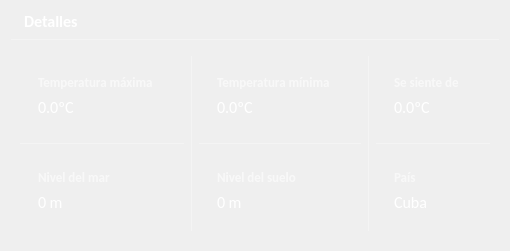
               <widget class="QWidget" name="details" native="true">
                <property name="styleSheet">
                 <string notr="true">QWidget #details{
	border:none;
	border-radius:19px;
	background-color: rgba(255, 255, 255, 50);
}</string>
                </property>
                <layout class="QGridLayout" name="gridLayout_24">
                 <item row="0" column="0">
                  <widget class="QLabel" name="label_26">
                   <property name="font">
                    <font>
                     <family>Calibri</family>
                     <pointsize>12</pointsize>
                     <weight>75</weight>
                     <bold>true</bold>
                    </font>
                   </property>
                   <property name="styleSheet">
                    <string notr="true">color: rgb(255, 255, 255);
padding-left:10px;</string>
                   </property>
                   <property name="text">
                    <string>Detalles</string>
                   </property>
                  </widget>
                 </item>
                 <item row="1" column="0">
                  <widget class="Line" name="line_2">
                   <property name="styleSheet">
                    <string notr="true">color: rgba(255, 255, 255, 80);</string>
                   </property>
                   <property name="frameShadow">
                    <enum>QFrame::Plain</enum>
                   </property>
                   <property name="orientation">
                    <enum>Qt::Horizontal</enum>
                   </property>
                  </widget>
                 </item>
                 <item row="2" column="0">
                  <widget class="QWidget" name="widget_10" native="true">
                   <layout class="QGridLayout" name="gridLayout_37">
                    <item row="0" column="3" rowspan="3">
                     <widget class="Line" name="line_4">
                      <property name="styleSheet">
                       <string notr="true">color: rgba(255, 255, 255, 80);</string>
                      </property>
                      <property name="frameShadow">
                       <enum>QFrame::Plain</enum>
                      </property>
                      <property name="orientation">
                       <enum>Qt::Vertical</enum>
                      </property>
                     </widget>
                    </item>
                    <item row="0" column="1" rowspan="3">
                     <widget class="Line" name="line_3">
                      <property name="styleSheet">
                       <string notr="true">color: rgba(255, 255, 255, 80);</string>
                      </property>
                      <property name="frameShadow">
                       <enum>QFrame::Plain</enum>
                      </property>
                      <property name="orientation">
                       <enum>Qt::Vertical</enum>
                      </property>
                     </widget>
                    </item>
                    <item row="0" column="0">
                     <widget class="QWidget" name="details_item" native="true">
                      <layout class="QGridLayout" name="gridLayout_26">
                       <item row="0" column="1" alignment="Qt::AlignHCenter">
                        <widget class="QLabel" name="label_28">
                         <property name="minimumSize">
                          <size>
                           <width>0</width>
                           <height>0</height>
                          </size>
                         </property>
                         <property name="maximumSize">
                          <size>
                           <width>30</width>
                           <height>30</height>
                          </size>
                         </property>
                         <property name="text">
                          <string/>
                         </property>
                         <property name="pixmap">
                          <pixmap>weather_img/details/temperature-light@2x_white.png</pixmap>
                         </property>
                         <property name="scaledContents">
                          <bool>true</bool>
                         </property>
                         <property name="alignment">
                          <set>Qt::AlignCenter</set>
                         </property>
                        </widget>
                       </item>
                       <item row="0" column="0">
                        <widget class="QWidget" name="text_details_widget" native="true">
                         <layout class="QGridLayout" name="gridLayout_25">
                          <item row="0" column="0">
                           <widget class="QLabel" name="label_27">
                            <property name="font">
                             <font>
                              <family>Calibri</family>
                              <pointsize>10</pointsize>
                              <weight>75</weight>
                              <bold>true</bold>
                             </font>
                            </property>
                            <property name="styleSheet">
                             <string notr="true">color: rgba(255, 255, 255, 150);</string>
                            </property>
                            <property name="text">
                             <string>Temperatura máxima</string>
                            </property>
                           </widget>
                          </item>
                          <item row="1" column="0">
                           <widget class="QLabel" name="temp_max">
                            <property name="font">
                             <font>
                              <family>Calibri</family>
                              <pointsize>12</pointsize>
                             </font>
                            </property>
                            <property name="toolTip">
                             <string>Temepratura máxima alcanzada</string>
                            </property>
                            <property name="styleSheet">
                             <string notr="true">QLabel{
	color:rgb(255, 255, 255);
}
</string>
                            </property>
                            <property name="text">
                             <string>0.0ºC</string>
                            </property>
                           </widget>
                          </item>
                         </layout>
                        </widget>
                       </item>
                      </layout>
                     </widget>
                    </item>
                    <item row="0" column="2">
                     <widget class="QWidget" name="details_item_2" native="true">
                      <layout class="QGridLayout" name="gridLayout_27">
                       <item row="0" column="1" alignment="Qt::AlignHCenter">
                        <widget class="QLabel" name="label_29">
                         <property name="minimumSize">
                          <size>
                           <width>0</width>
                           <height>0</height>
                          </size>
                         </property>
                         <property name="maximumSize">
                          <size>
                           <width>30</width>
                           <height>30</height>
                          </size>
                         </property>
                         <property name="text">
                          <string/>
                         </property>
                         <property name="pixmap">
                          <pixmap>weather_img/details/temperature-light@2x_white.png</pixmap>
                         </property>
                         <property name="scaledContents">
                          <bool>true</bool>
                         </property>
                         <property name="alignment">
                          <set>Qt::AlignCenter</set>
                         </property>
                        </widget>
                       </item>
                       <item row="0" column="0">
                        <widget class="QWidget" name="text_details_widget_2" native="true">
                         <layout class="QGridLayout" name="gridLayout_28">
                          <item row="0" column="0">
                           <widget class="QLabel" name="label_30">
                            <property name="font">
                             <font>
                              <family>Calibri</family>
                              <pointsize>10</pointsize>
                              <weight>75</weight>
                              <bold>true</bold>
                             </font>
                            </property>
                            <property name="styleSheet">
                             <string notr="true">color: rgba(255, 255, 255, 150);</string>
                            </property>
                            <property name="text">
                             <string>Temperatura mínima</string>
                            </property>
                           </widget>
                          </item>
                          <item row="1" column="0">
                           <widget class="QLabel" name="temp_min">
                            <property name="font">
                             <font>
                              <family>Calibri</family>
                              <pointsize>12</pointsize>
                             </font>
                            </property>
                            <property name="toolTip">
                             <string>Temperatura mínima</string>
                            </property>
                            <property name="styleSheet">
                             <string notr="true">QLabel{
	color:rgb(255, 255, 255);
}
</string>
                            </property>
                            <property name="text">
                             <string>0.0ºC</string>
                            </property>
                           </widget>
                          </item>
                         </layout>
                        </widget>
                       </item>
                      </layout>
                     </widget>
                    </item>
                    <item row="0" column="4">
                     <widget class="QWidget" name="details_item_3" native="true">
                      <layout class="QGridLayout" name="gridLayout_29">
                       <item row="0" column="1" alignment="Qt::AlignHCenter">
                        <widget class="QLabel" name="label_31">
                         <property name="minimumSize">
                          <size>
                           <width>0</width>
                           <height>0</height>
                          </size>
                         </property>
                         <property name="maximumSize">
                          <size>
                           <width>30</width>
                           <height>30</height>
                          </size>
                         </property>
                         <property name="text">
                          <string/>
                         </property>
                         <property name="pixmap">
                          <pixmap>weather_img/details/temperature-light@2x_white.png</pixmap>
                         </property>
                         <property name="scaledContents">
                          <bool>true</bool>
                         </property>
                         <property name="alignment">
                          <set>Qt::AlignCenter</set>
                         </property>
                        </widget>
                       </item>
                       <item row="0" column="0">
                        <widget class="QWidget" name="text_details_widget_3" native="true">
                         <layout class="QGridLayout" name="gridLayout_30">
                          <item row="0" column="0">
                           <widget class="QLabel" name="label_32">
                            <property name="font">
                             <font>
                              <family>Calibri</family>
                              <pointsize>10</pointsize>
                              <weight>75</weight>
                              <bold>true</bold>
                             </font>
                            </property>
                            <property name="styleSheet">
                             <string notr="true">color: rgba(255, 255, 255, 150);</string>
                            </property>
                            <property name="text">
                             <string>Se siente de</string>
                            </property>
                           </widget>
                          </item>
                          <item row="1" column="0">
                           <widget class="QLabel" name="feels_like">
                            <property name="font">
                             <font>
                              <family>Calibri</family>
                              <pointsize>12</pointsize>
                             </font>
                            </property>
                            <property name="toolTip">
                             <string>Como percibirá la temperatura actual</string>
                            </property>
                            <property name="styleSheet">
                             <string notr="true">QLabel{
	color:rgb(255, 255, 255);
}
</string>
                            </property>
                            <property name="text">
                             <string>0.0ºC</string>
                            </property>
                           </widget>
                          </item>
                         </layout>
                        </widget>
                       </item>
                      </layout>
                     </widget>
                    </item>
                    <item row="2" column="0">
                     <widget class="QWidget" name="details_item_4" native="true">
                      <layout class="QGridLayout" name="gridLayout_31">
                       <item row="0" column="1" alignment="Qt::AlignHCenter">
                        <widget class="QLabel" name="label_33">
                         <property name="minimumSize">
                          <size>
                           <width>0</width>
                           <height>0</height>
                          </size>
                         </property>
                         <property name="maximumSize">
                          <size>
                           <width>30</width>
                           <height>25</height>
                          </size>
                         </property>
                         <property name="text">
                          <string/>
                         </property>
                         <property name="pixmap">
                          <pixmap>weather_img/img/sea.png</pixmap>
                         </property>
                         <property name="scaledContents">
                          <bool>true</bool>
                         </property>
                         <property name="alignment">
                          <set>Qt::AlignCenter</set>
                         </property>
                        </widget>
                       </item>
                       <item row="0" column="0">
                        <widget class="QWidget" name="text_details_widget_4" native="true">
                         <layout class="QGridLayout" name="gridLayout_32">
                          <item row="0" column="0">
                           <widget class="QLabel" name="label_34">
                            <property name="font">
                             <font>
                              <family>Calibri</family>
                              <pointsize>10</pointsize>
                              <weight>75</weight>
                              <bold>true</bold>
                             </font>
                            </property>
                            <property name="styleSheet">
                             <string notr="true">color: rgba(255, 255, 255, 150);</string>
                            </property>
                            <property name="text">
                             <string>Nivel del mar</string>
                            </property>
                           </widget>
                          </item>
                          <item row="1" column="0">
                           <widget class="QLabel" name="sea_lvl">
                            <property name="font">
                             <font>
                              <family>Calibri</family>
                              <pointsize>12</pointsize>
                             </font>
                            </property>
                            <property name="toolTip">
                             <string>Nivel del mar</string>
                            </property>
                            <property name="styleSheet">
                             <string notr="true">QLabel{
	color:rgb(255, 255, 255);
}
</string>
                            </property>
                            <property name="text">
                             <string>0 m</string>
                            </property>
                           </widget>
                          </item>
                         </layout>
                        </widget>
                       </item>
                      </layout>
                     </widget>
                    </item>
                    <item row="2" column="4">
                     <widget class="QWidget" name="details_item_6" native="true">
                      <layout class="QGridLayout" name="gridLayout_35">
                       <item row="0" column="1" alignment="Qt::AlignHCenter">
                        <widget class="QLabel" name="label_37">
                         <property name="minimumSize">
                          <size>
                           <width>0</width>
                           <height>0</height>
                          </size>
                         </property>
                         <property name="maximumSize">
                          <size>
                           <width>30</width>
                           <height>33</height>
                          </size>
                         </property>
                         <property name="text">
                          <string/>
                         </property>
                         <property name="pixmap">
                          <pixmap>weather_img/img/icon_location_white.png</pixmap>
                         </property>
                         <property name="scaledContents">
                          <bool>false</bool>
                         </property>
                         <property name="alignment">
                          <set>Qt::AlignCenter</set>
                         </property>
                        </widget>
                       </item>
                       <item row="0" column="0">
                        <widget class="QWidget" name="text_details_widget_6" native="true">
                         <layout class="QGridLayout" name="gridLayout_36">
                          <item row="0" column="0">
                           <widget class="QLabel" name="label_38">
                            <property name="font">
                             <font>
                              <family>Calibri</family>
                              <pointsize>10</pointsize>
                              <weight>75</weight>
                              <bold>true</bold>
                             </font>
                            </property>
                            <property name="styleSheet">
                             <string notr="true">color: rgba(255, 255, 255, 150);</string>
                            </property>
                            <property name="text">
                             <string>País</string>
                            </property>
                           </widget>
                          </item>
                          <item row="1" column="0">
                           <widget class="QLabel" name="country">
                            <property name="font">
                             <font>
                              <family>Calibri</family>
                              <pointsize>12</pointsize>
                             </font>
                            </property>
                            <property name="toolTip">
                             <string>País al que pertenece la ciudad</string>
                            </property>
                            <property name="styleSheet">
                             <string notr="true">QLabel{
	color:rgb(255, 255, 255);
}
</string>
                            </property>
                            <property name="text">
                             <string>Cuba</string>
                            </property>
                           </widget>
                          </item>
                         </layout>
                        </widget>
                       </item>
                      </layout>
                     </widget>
                    </item>
                    <item row="2" column="2">
                     <widget class="QWidget" name="details_item_5" native="true">
                      <layout class="QGridLayout" name="gridLayout_33">
                       <item row="0" column="1" alignment="Qt::AlignHCenter">
                        <widget class="QLabel" name="label_35">
                         <property name="minimumSize">
                          <size>
                           <width>0</width>
                           <height>0</height>
                          </size>
                         </property>
                         <property name="maximumSize">
                          <size>
                           <width>30</width>
                           <height>30</height>
                          </size>
                         </property>
                         <property name="text">
                          <string/>
                         </property>
                         <property name="pixmap">
                          <pixmap>weather_img/img/@BackgroundAccessToastIcon.png</pixmap>
                         </property>
                         <property name="scaledContents">
                          <bool>true</bool>
                         </property>
                         <property name="alignment">
                          <set>Qt::AlignCenter</set>
                         </property>
                        </widget>
                       </item>
                       <item row="0" column="0">
                        <widget class="QWidget" name="text_details_widget_5" native="true">
                         <layout class="QGridLayout" name="gridLayout_34">
                          <item row="0" column="0">
                           <widget class="QLabel" name="label_36">
                            <property name="font">
                             <font>
                              <family>Calibri</family>
                              <pointsize>10</pointsize>
                              <weight>75</weight>
                              <bold>true</bold>
                             </font>
                            </property>
                            <property name="styleSheet">
                             <string notr="true">color: rgba(255, 255, 255, 150);</string>
                            </property>
                            <property name="text">
                             <string>Nivel del suelo</string>
                            </property>
                           </widget>
                          </item>
                          <item row="1" column="0">
                           <widget class="QLabel" name="ground_lvl">
                            <property name="font">
                             <font>
                              <family>Calibri</family>
                              <pointsize>12</pointsize>
                             </font>
                            </property>
                            <property name="toolTip">
                             <string>Nivel del suelo</string>
                            </property>
                            <property name="styleSheet">
                             <string notr="true">QLabel{
	color:rgb(255, 255, 255);
}
</string>
                            </property>
                            <property name="text">
                             <string>0 m</string>
                            </property>
                           </widget>
                          </item>
                         </layout>
                        </widget>
                       </item>
                      </layout>
                     </widget>
                    </item>
                    <item row="1" column="0">
                     <widget class="Line" name="line_5">
                      <property name="styleSheet">
                       <string notr="true">color: rgba(255, 255, 255, 80);</string>
                      </property>
                      <property name="frameShadow">
                       <enum>QFrame::Plain</enum>
                      </property>
                      <property name="orientation">
                       <enum>Qt::Horizontal</enum>
                      </property>
                     </widget>
                    </item>
                    <item row="1" column="2">
                     <widget class="Line" name="line_6">
                      <property name="styleSheet">
                       <string notr="true">color: rgba(255, 255, 255, 80);</string>
                      </property>
                      <property name="frameShadow">
                       <enum>QFrame::Plain</enum>
                      </property>
                      <property name="orientation">
                       <enum>Qt::Horizontal</enum>
                      </property>
                     </widget>
                    </item>
                    <item row="1" column="4">
                     <widget class="Line" name="line_7">
                      <property name="styleSheet">
                       <string notr="true">color: rgba(255, 255, 255, 80);</string>
                      </property>
                      <property name="frameShadow">
                       <enum>QFrame::Plain</enum>
                      </property>
                      <property name="orientation">
                       <enum>Qt::Horizontal</enum>
                      </property>
                     </widget>
                    </item>
                   </layout>
                  </widget>
                 </item>
                </layout>
               </widget>
